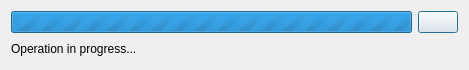
<?xml version="1.0" encoding="UTF-8"?>
<ui version="4.0">
 <class>Dialog</class>
 <widget class="QDialog" name="Dialog">
  <property name="geometry">
   <rect>
    <x>0</x>
    <y>0</y>
    <width>469</width>
    <height>70</height>
   </rect>
  </property>
  <property name="windowTitle">
   <string>Dialog</string>
  </property>
  <layout class="QVBoxLayout" name="verticalLayout">
   <item>
    <layout class="QHBoxLayout" name="horizontalLayout">
     <property name="topMargin">
      <number>0</number>
     </property>
     <item>
      <widget class="QProgressBar" name="progressBar">
       <property name="minimum">
        <number>0</number>
       </property>
       <property name="maximum">
        <number>0</number>
       </property>
       <property name="value">
        <number>-1</number>
       </property>
      </widget>
     </item>
     <item>
      <widget class="QPushButton" name="pushButton">
       <property name="toolTip">
        <string>Cancel operation</string>
       </property>
       <property name="text">
        <string/>
       </property>
       <property name="icon">
        <iconset theme="process-stop"/>
       </property>
      </widget>
     </item>
    </layout>
   </item>
   <item>
    <widget class="QLabel" name="label">
     <property name="text">
      <string>Operation in progress...</string>
     </property>
    </widget>
   </item>
  </layout>
 </widget>
 <resources/>
 <connections/>
</ui>
